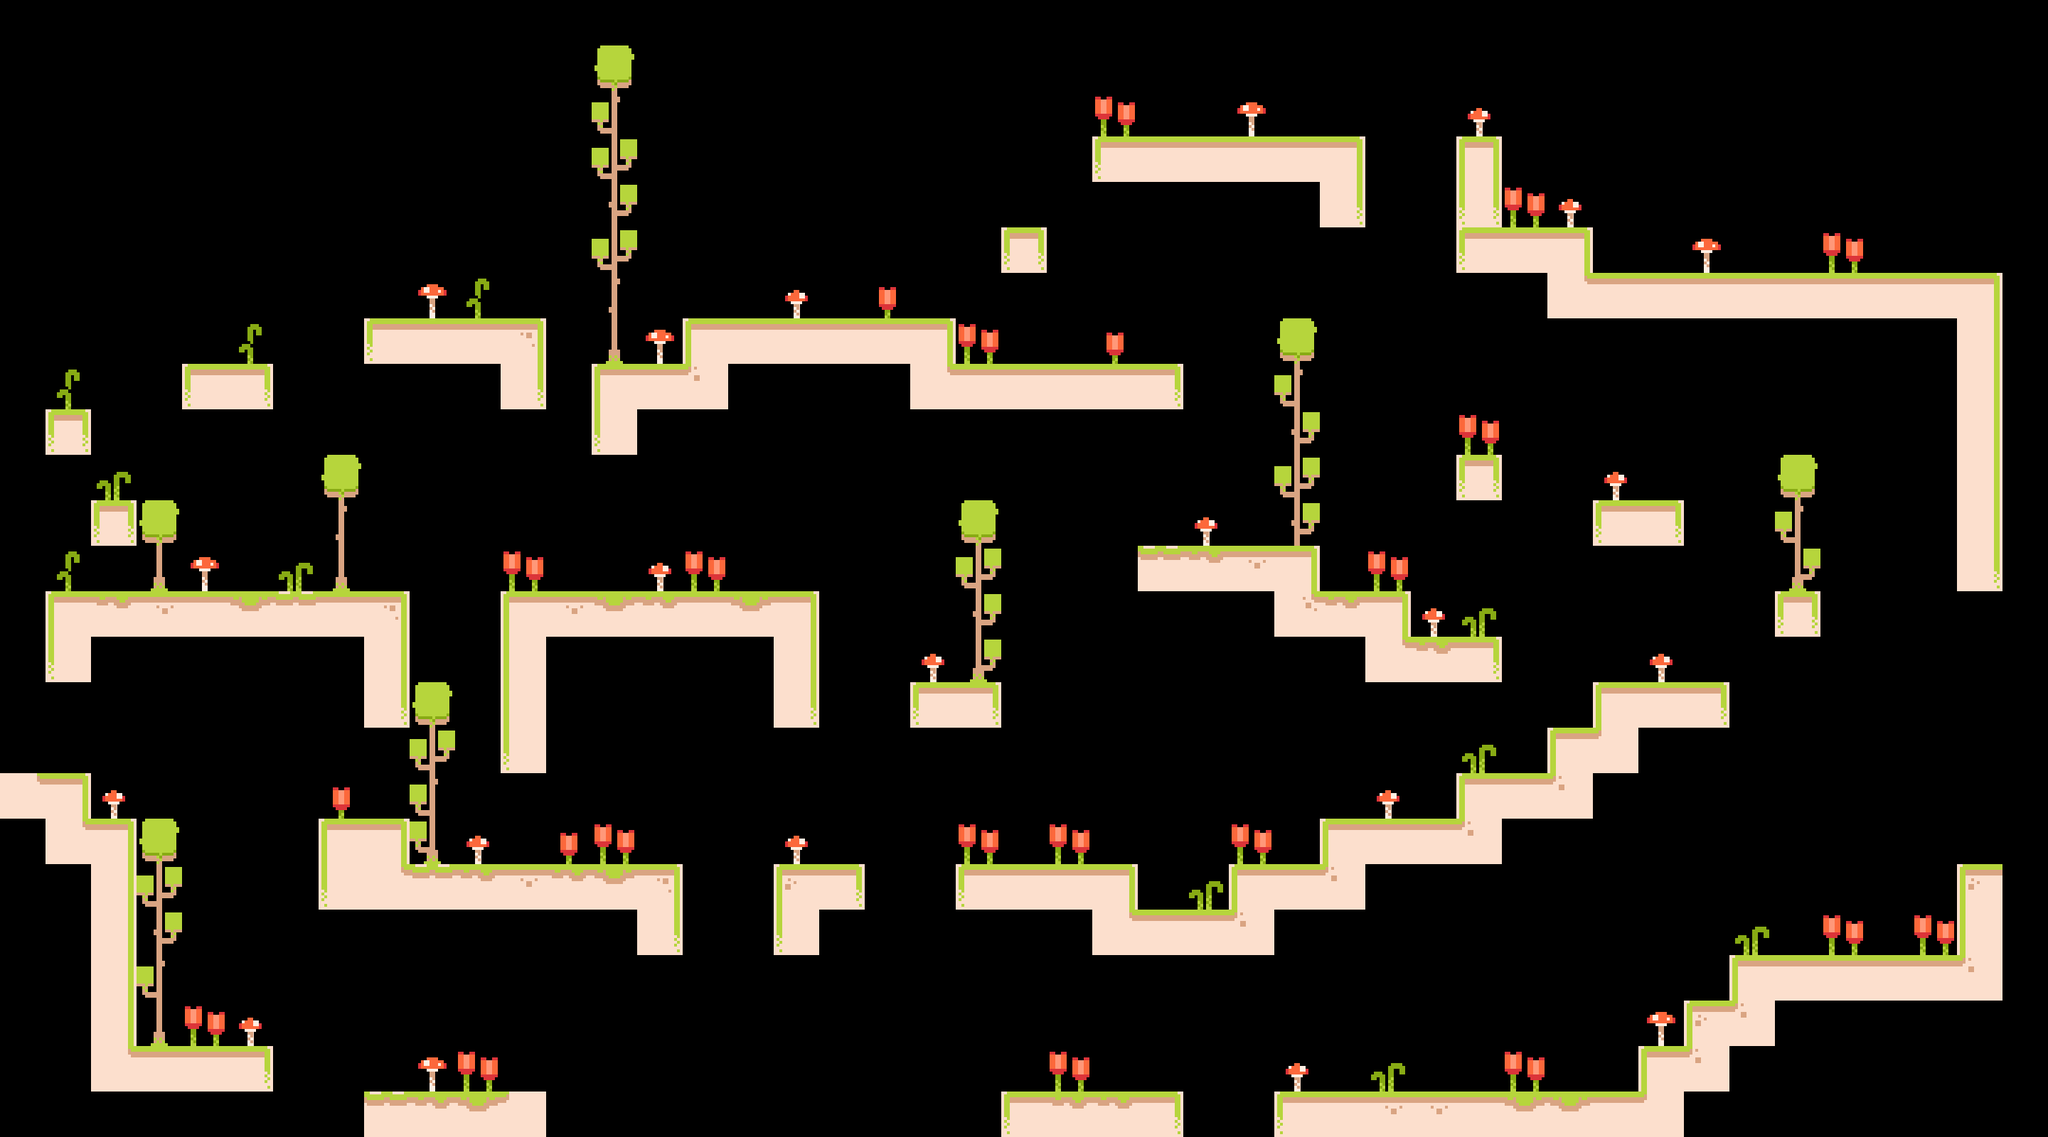

Tiled map render using the project's own tile images. Description and the whole map definition, tile-layer contents included, below:
An orthogonal 45x25 tile map with 64x64 px tiles, 2 tile layers (Main, Decoration) and 13 objects (12x Worm, Player).

<map version="1.10" tiledversion="1.11.2" orientation="orthogonal" renderorder="right-down" width="45" height="25" tilewidth="64" tileheight="64" infinite="0" nextlayerid="4" nextobjectid="15">
 <tileset firstgid="1" source="../tilesets/tilemap.tsx" />
 <layer id="1" name="Main" width="45" height="25">
  <data encoding="csv">
0,0,0,0,0,0,0,0,0,0,0,0,0,0,0,0,0,0,0,0,0,0,0,0,0,0,0,0,0,0,0,0,0,0,0,0,0,0,0,0,0,0,0,0,0,
0,0,0,0,0,0,0,0,0,0,0,0,0,0,0,0,0,0,0,0,0,0,0,0,0,0,0,0,0,0,0,0,0,0,0,0,0,0,0,0,0,0,0,0,0,
0,0,0,0,0,0,0,0,0,0,0,0,0,0,0,0,0,0,0,0,0,0,0,0,0,0,0,0,0,0,0,0,0,0,0,0,0,0,0,0,0,0,0,0,0,
0,0,0,0,0,0,0,0,0,0,0,0,0,0,0,0,0,0,0,0,0,0,0,0,28,5,5,5,5,6,0,0,20,0,0,0,0,0,0,0,0,0,0,0,0,
0,0,0,0,0,0,0,0,0,0,0,0,0,0,0,0,0,0,0,0,0,0,0,0,0,0,0,0,0,19,0,0,30,0,0,0,0,0,0,0,0,0,0,0,0,
0,0,0,0,0,0,0,0,0,0,0,0,0,0,0,0,0,0,0,0,0,0,10,0,0,0,0,0,0,0,0,0,28,5,6,0,0,0,0,0,0,0,0,0,0,
0,0,0,0,0,0,0,0,0,0,0,0,0,0,0,0,0,0,0,0,0,0,0,0,0,0,0,0,0,0,0,0,0,0,25,5,5,5,5,5,5,5,5,6,0,
0,0,0,0,0,0,0,0,28,5,5,9,0,0,0,4,5,5,5,5,6,0,0,0,0,0,0,0,0,0,0,0,0,0,0,0,0,0,0,0,0,0,0,16,0,
0,0,0,0,28,29,0,0,0,0,0,19,0,4,5,26,0,0,0,0,25,5,5,5,5,29,0,0,0,0,0,0,0,0,0,0,0,0,0,0,0,0,0,16,0,
0,10,0,0,0,0,0,0,0,0,0,0,0,17,0,0,0,0,0,0,0,0,0,0,0,0,0,0,0,0,0,0,0,0,0,0,0,0,0,0,0,0,0,16,0,
0,0,0,0,0,0,0,0,0,0,0,0,0,0,0,0,0,0,0,0,0,0,0,0,0,0,0,0,0,0,0,0,10,0,0,0,0,0,0,0,0,0,0,16,0,
0,0,10,0,0,0,0,0,0,0,0,0,0,0,0,0,0,0,0,0,0,0,0,0,0,0,0,0,0,0,0,0,0,0,0,28,29,0,0,0,0,0,0,16,0,
0,0,0,0,0,0,0,0,0,0,0,0,0,0,0,0,0,0,0,0,0,0,0,0,0,21,22,8,6,0,0,0,0,0,0,0,0,0,0,0,0,0,0,19,0,
0,4,22,8,5,23,21,5,9,0,0,4,8,23,22,5,23,6,0,0,0,0,0,0,0,0,0,0,27,22,6,0,0,0,0,0,0,0,0,10,0,0,0,0,0,
0,17,0,0,0,0,0,0,16,0,0,14,0,0,0,0,0,16,0,0,0,0,0,0,0,0,0,0,0,0,0,22,29,0,0,0,0,0,0,0,0,0,0,0,0,
0,0,0,0,0,0,0,0,19,0,0,14,0,0,0,0,0,19,0,0,28,29,0,0,0,0,0,0,0,0,0,0,0,0,0,4,5,29,0,0,0,0,0,0,0,
0,0,0,0,0,0,0,0,0,0,0,17,0,0,0,0,0,0,0,0,0,0,0,0,0,0,0,0,0,0,0,0,0,0,4,24,0,0,0,0,0,0,0,0,0,
25,6,0,0,0,0,0,0,0,0,0,0,0,0,0,0,0,0,0,0,0,0,0,0,0,0,0,0,0,0,0,0,4,5,26,0,0,0,0,0,0,0,0,0,0,
0,25,6,0,0,0,0,4,6,0,0,0,0,0,0,0,0,0,0,0,0,0,0,0,0,0,0,0,0,4,5,5,26,0,0,0,0,0,0,0,0,0,0,0,0,
0,0,16,0,0,0,0,17,25,21,22,8,22,23,9,0,0,7,29,0,0,28,5,5,6,0,0,4,5,26,0,0,0,0,0,0,0,0,0,0,0,0,0,7,0,
0,0,16,0,0,0,0,0,0,0,0,0,0,0,19,0,0,17,0,0,0,0,0,0,25,5,5,26,0,0,0,0,0,0,0,0,0,0,0,0,0,0,0,14,0,
0,0,16,0,0,0,0,0,0,0,0,0,0,0,0,0,0,0,0,0,0,0,0,0,0,0,0,0,0,0,0,0,0,0,0,0,0,0,4,5,5,5,5,26,0,
0,0,16,0,0,0,0,0,0,0,0,0,0,0,0,0,0,0,0,0,0,0,0,0,0,0,0,0,0,0,0,0,0,0,0,0,0,7,24,0,0,0,0,0,0,
0,0,25,5,5,29,0,0,0,0,0,0,0,0,0,0,0,0,0,0,0,0,0,0,0,0,0,0,0,0,0,0,0,0,0,0,4,26,0,0,0,0,0,0,0,
0,0,0,0,0,0,0,0,0,0,0,0,0,0,0,0,0,0,0,0,0,0,28,22,22,29,0,0,28,5,8,8,5,23,23,5,24,0,0,0,0,0,0,0,0
</data>
 </layer>
 <layer id="3" name="Decoration" width="45" height="25">
  <data encoding="csv">
0,0,0,0,0,0,0,0,0,0,0,0,0,0,0,0,0,0,0,0,0,0,0,0,0,0,0,0,0,0,0,0,0,0,0,0,0,0,0,0,0,0,0,0,0,
0,0,0,0,0,0,0,0,0,0,0,0,0,39,0,0,0,0,0,0,0,0,0,0,0,0,0,0,0,0,0,0,0,0,0,0,0,0,0,0,0,0,0,0,0,
0,0,0,0,0,0,0,0,0,0,0,0,0,48,0,0,0,0,0,0,0,0,0,0,33,0,0,31,0,0,0,0,32,0,0,0,0,0,0,0,0,0,0,0,0,
0,0,0,0,0,0,0,0,0,0,0,0,0,40,0,0,0,0,0,0,0,0,0,0,0,0,0,0,0,0,0,0,0,0,0,0,0,0,0,0,0,0,0,0,0,
0,0,0,0,0,0,0,0,0,0,0,0,0,50,0,0,0,0,0,0,0,0,0,0,0,0,0,0,0,0,0,0,0,33,32,0,0,0,0,0,0,0,0,0,0,
0,0,0,0,0,0,0,0,0,0,0,0,0,40,0,0,0,0,0,0,0,0,0,0,0,0,0,0,0,0,0,0,0,0,0,0,0,31,0,0,33,0,0,0,0,
0,0,0,0,0,0,0,0,0,31,36,0,0,49,0,0,0,32,0,34,0,0,0,0,0,0,0,0,0,0,0,0,0,0,0,0,0,0,0,0,0,0,0,0,0,
0,0,0,0,0,36,0,0,0,0,0,0,0,59,31,0,0,0,0,0,0,33,0,0,34,0,0,0,39,0,0,0,0,0,0,0,0,0,0,0,0,0,0,0,0,
0,36,0,0,0,0,0,0,0,0,0,0,0,0,0,0,0,0,0,0,0,0,0,0,0,0,0,0,48,0,0,0,0,0,0,0,0,0,0,0,0,0,0,0,0,
0,0,0,0,0,0,0,0,0,0,0,0,0,0,0,0,0,0,0,0,0,0,0,0,0,0,0,0,50,0,0,0,33,0,0,0,0,0,0,0,0,0,0,0,0,
0,0,35,0,0,0,0,39,0,0,0,0,0,0,0,0,0,0,0,0,0,0,0,0,0,0,0,0,40,0,0,0,10,0,0,32,0,0,0,39,0,0,0,0,0,
0,0,0,39,0,0,0,49,0,0,0,0,0,0,0,0,0,0,0,0,0,39,0,0,0,0,32,0,50,0,0,0,0,0,0,28,29,0,0,48,0,0,0,0,0,
0,36,0,59,31,0,35,59,0,0,0,33,0,0,32,33,0,0,0,0,0,40,0,0,0,0,0,0,0,0,33,0,0,0,0,0,0,0,0,60,0,0,0,0,0,
0,0,0,0,0,0,0,0,0,0,0,0,0,0,0,0,0,0,0,0,0,50,0,0,0,0,0,0,0,0,0,32,35,0,0,0,0,0,0,10,0,0,0,0,0,
0,0,0,0,0,0,0,0,0,0,0,0,0,0,0,0,0,0,0,0,32,60,0,0,0,0,0,0,0,0,25,0,0,0,0,0,32,0,0,0,0,0,0,0,0,
0,0,0,0,0,0,0,0,0,39,0,0,0,0,0,0,0,0,0,0,0,0,0,0,0,0,0,0,0,0,0,0,0,0,0,0,0,0,0,0,0,0,0,0,0,
0,0,0,0,0,0,0,0,0,40,0,0,0,0,0,0,0,0,0,0,0,0,0,0,0,0,0,0,0,0,0,0,35,0,0,0,0,0,0,0,0,0,0,0,0,
0,0,32,0,0,0,0,34,0,48,0,0,0,0,0,0,0,0,0,0,0,0,0,0,0,0,0,0,0,0,32,0,0,0,0,0,0,0,0,0,0,0,0,0,0,
0,0,0,39,0,0,0,0,0,58,32,0,34,33,0,0,0,32,0,0,0,33,0,33,0,0,0,33,0,0,0,0,0,0,0,0,0,0,0,0,0,0,0,0,0,
0,0,0,40,0,0,0,0,0,0,0,0,0,0,0,0,0,0,0,0,0,0,0,0,0,0,35,0,0,0,0,0,0,0,0,0,0,0,0,0,0,0,0,7,0,
0,0,0,50,0,0,0,0,0,0,0,0,0,0,0,0,0,0,0,0,0,0,0,0,0,0,0,0,0,0,0,0,0,0,0,0,0,0,35,0,33,0,33,14,0,
0,0,0,48,0,0,0,0,0,0,0,0,0,0,0,0,0,0,0,0,0,0,0,0,0,0,0,0,0,0,0,0,0,0,0,0,0,0,4,5,5,5,5,26,0,
0,0,0,59,33,32,0,0,0,0,0,0,0,0,0,0,0,0,0,0,0,0,0,0,0,0,0,0,0,0,0,0,0,0,0,0,31,7,26,0,0,0,0,0,0,
0,0,0,0,0,0,0,0,0,31,33,0,0,0,0,0,0,0,0,0,0,0,0,33,0,0,0,0,32,0,35,0,0,33,0,0,4,26,0,0,0,0,0,0,0,
0,0,0,0,0,0,0,0,21,22,23,24,0,0,0,0,0,0,0,0,0,0,28,22,22,29,0,0,28,5,8,8,5,23,23,5,24,0,0,0,0,0,0,0,0
</data>
 </layer>
 <objectgroup id="2" name="Entities">
  <object id="1" name="Player" x="320" y="256">
   <point />
  </object>
  <object id="3" name="Worm" x="2232.87" y="323.426" width="576" height="64" />
  <object id="12" name="Worm" x="1795.45" y="1465.45" width="498.727" height="64" />
  <object id="13" name="Worm" x="1435.24" y="1467.76" width="189.636" height="64" />
  <object id="14" name="Worm" x="540.976" y="1470.07" width="189.636" height="64" />
  <object id="4" name="Worm" x="1536" y="128" width="384" height="64" />
  <object id="5" name="Worm" x="960" y="384" width="384" height="64" />
  <object id="6" name="Worm" x="709" y="763" width="448" height="64" />
  <object id="10" name="Worm" x="1354" y="1153" width="233" height="64" />
  <object id="11" name="Worm" x="1599.28" y="706.703" width="233" height="64" />
  <object id="9" name="Worm" x="484" y="388" width="273" height="64" />
  <object id="8" name="Worm" x="94" y="758" width="448" height="69" />
  <object id="7" name="Worm" x="576" y="1152" width="384" height="64" />
 </objectgroup>
</map>
